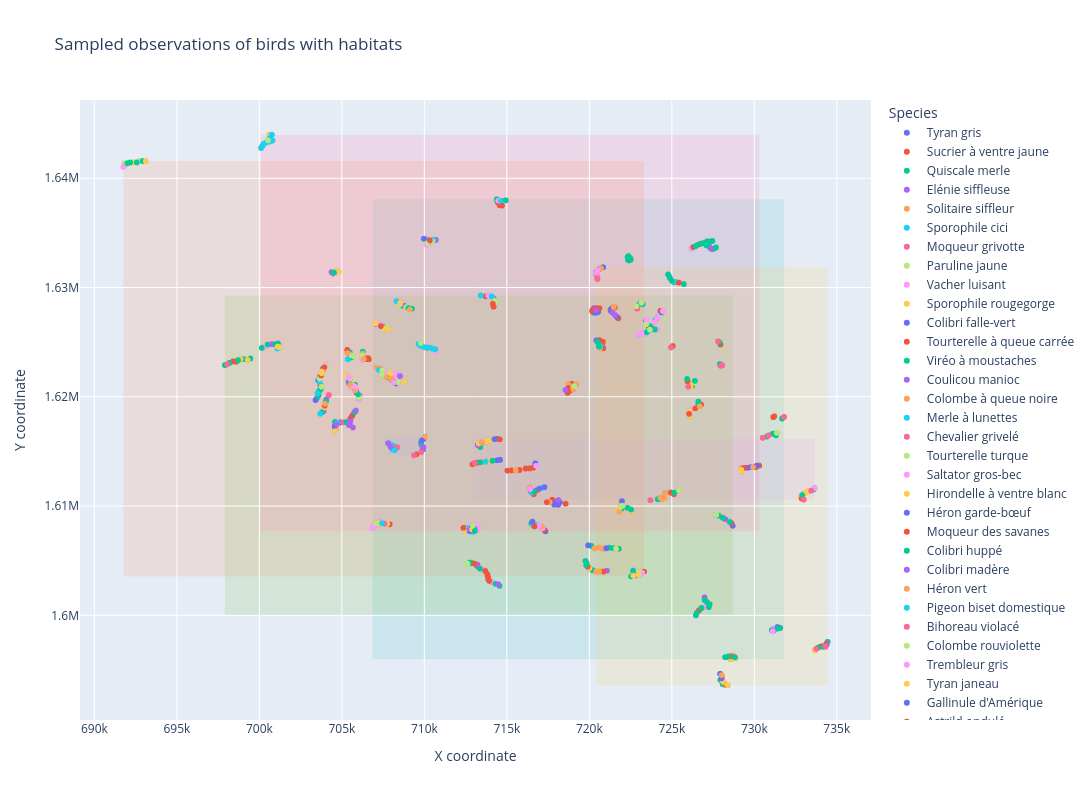

This figure's notebook cell:
### Markdown cell above
# Tentatives plus esthétiques (pas au point)

### Code cell
import plotly.express as px

df_map = df_full.dropna(subset=['X', 'Y', 'french_name', 'habitat']).sample(
    n=min(10000, len(df_full)), random_state=42
)

df_map['species_color'] = df_map['french_name']

fig = px.scatter(
    df_map,
    x='X',
    y='Y',
    color='species_color',       
    hover_name='french_name',    
    hover_data=['habitat'],      
    title='Sampled observations of birds with habitats',
    width=1200,
    height=800
)

for i, hab in enumerate(df_map['habitat'].unique()):
    df_h = df_map[df_map['habitat'] == hab]
    fig.add_shape(
        type='rect',
        x0=df_h['X'].min(),
        y0=df_h['Y'].min(),
        x1=df_h['X'].max(),
        y1=df_h['Y'].max(),
        fillcolor=px.colors.qualitative.Pastel[i % 10],
        opacity=0.2,
        line_width=0,
        layer='below'  
    )

fig.update_layout(
    xaxis_title='X coordinate',
    yaxis_title='Y coordinate',
    legend_title='Species',
)
fig.show()
